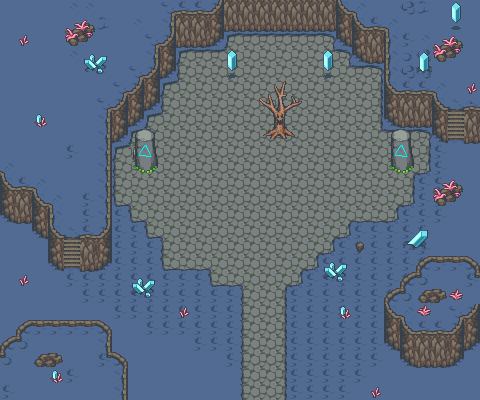

Tiled map render using the project's own tile images. Description and the map definition, with tile-layer contents summarised, below:
An orthogonal 30x25 tile map with 16x16 px tiles, 4 tile layers (Collision, Background, Walls, Clutter), 3 tilesets and 20 objects.

<map version="1.10" tiledversion="1.10.2" orientation="orthogonal" renderorder="right-down" width="30" height="25" tilewidth="16" tileheight="16" infinite="0" nextlayerid="8" nextobjectid="76">
 <editorsettings>
  <export target="wastetown..tmx" format="tmx" />
 </editorsettings>
 <tileset firstgid="1" source="../../../../common/maps/tileset/main.tsx" />
 <tileset firstgid="10113" source="../../../../common/maps/tileset/buildings.tsx" />
 <tileset firstgid="11905" source="../../../../common/maps/tileset/dungeon/dungeon_bis.tsx" />
 <layer id="6" name="Collision" width="30" height="25">
  <data>[750 cells, 627 non-empty, 9 distinct tile ids]</data>
 </layer>
 <layer id="1" name="Background" width="30" height="25">
  <data>[750 cells, 750 non-empty, 18 distinct tile ids]</data>
 </layer>
 <layer id="2" name="Walls" width="30" height="25">
  <data>[750 cells, 361 non-empty, 26 distinct tile ids]</data>
 </layer>
 <layer id="3" name="Clutter" width="30" height="25">
  <properties>
   <property name="spriteLayer" type="bool" value="true" />
  </properties>
  <data>[750 cells, 224 non-empty, 54 distinct tile ids]</data>
 </layer>
 <objectgroup id="4" name="Objects">
  <object id="38" template="../../../../common/maps/obj/entry_up.tx" x="242" y="397.667" width="48" height="16">
   <properties>
    <property name="teleport" value="" />
   </properties>
  </object>
  <object id="50" template="../../../../common/maps/obj/enemy.tx" x="337.833" y="137.111">
   <properties>
    <property name="enemy" value="Satyr Grove Guardian" />
    <property name="threatRange" type="int" value="40" />
    <property name="waypoints" value="65,66,67,64" />
   </properties>
  </object>
  <object id="53" template="../../../../common/maps/obj/enemy.tx" x="182.167" y="156.833">
   <properties>
    <property name="enemy" value="Satyr Grove Guardian" />
    <property name="threatRange" type="int" value="40" />
    <property name="waypoints" value="66,65,64,67" />
   </properties>
  </object>
  <object id="55" template="../../../../common/maps/obj/enemy.tx" x="243.658" y="228.891">
   <properties>
    <property name="enemy" value="Satyr Grove Guardian" />
    <property name="threatRange" type="int" value="40" />
    <property name="waypoints" value="65,66" />
   </properties>
  </object>
  <object id="56" template="../../../../common/maps/obj/gold.tx" x="241.058" y="150.057" />
  <object id="59" template="../../../../common/maps/obj/gold.tx" x="246.333" y="55.3333" />
  <object id="60" template="../../../../common/maps/obj/gold.tx" x="291" y="55" />
  <object id="62" template="../../../../common/maps/obj/treasure.tx" x="268.667" y="55.3333" />
  <object id="63" template="../../../../common/maps/obj/enemy.tx" x="270" y="72">
   <properties>
    <property name="enemy" value="Satyr Grove Guardian" />
    <property name="threatRange" type="int" value="40" />
   </properties>
  </object>
  <object id="64" template="../../../../common/maps/obj/waypoint.tx" x="332" y="92.6667" />
  <object id="65" template="../../../../common/maps/obj/waypoint.tx" x="324.667" y="222" />
  <object id="66" template="../../../../common/maps/obj/waypoint.tx" x="175.667" y="233.333" />
  <object id="67" template="../../../../common/maps/obj/waypoint.tx" x="179.333" y="95" />
  <object id="68" template="../../../../common/maps/obj/collision.tx" x="-0.833333" y="-16.6667" width="481" height="16" />
  <object id="69" template="../../../../common/maps/obj/collision.tx" x="479.667" y="0.9585" width="16" height="414.416" />
  <object id="70" template="../../../../common/maps/obj/collision.tx" x="-15.6667" y="0.458667" width="16" height="414.416" />
  <object id="71" template="../../../../common/maps/obj/collision.tx" x="-0.833333" y="401" width="481" height="16" />
  <object id="72" template="../../../../common/maps/obj/manashards.tx" x="448.333" y="245.333" />
  <object id="73" template="../../../../common/maps/obj/manashards.tx" x="144.667" y="16" />
  <object id="74" template="../../../../common/maps/obj/enemy.tx" x="44.25" y="88.5">
   <properties>
    <property name="enemy" value="Symbiote" />
    <property name="threatRange" type="int" value="40" />
   </properties>
  </object>
 </objectgroup>
</map>
